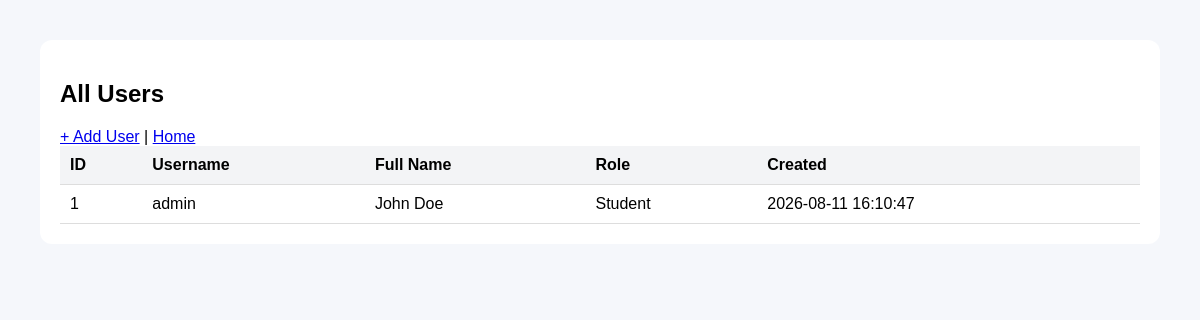
/users, run on an earlier commit of the app's database.
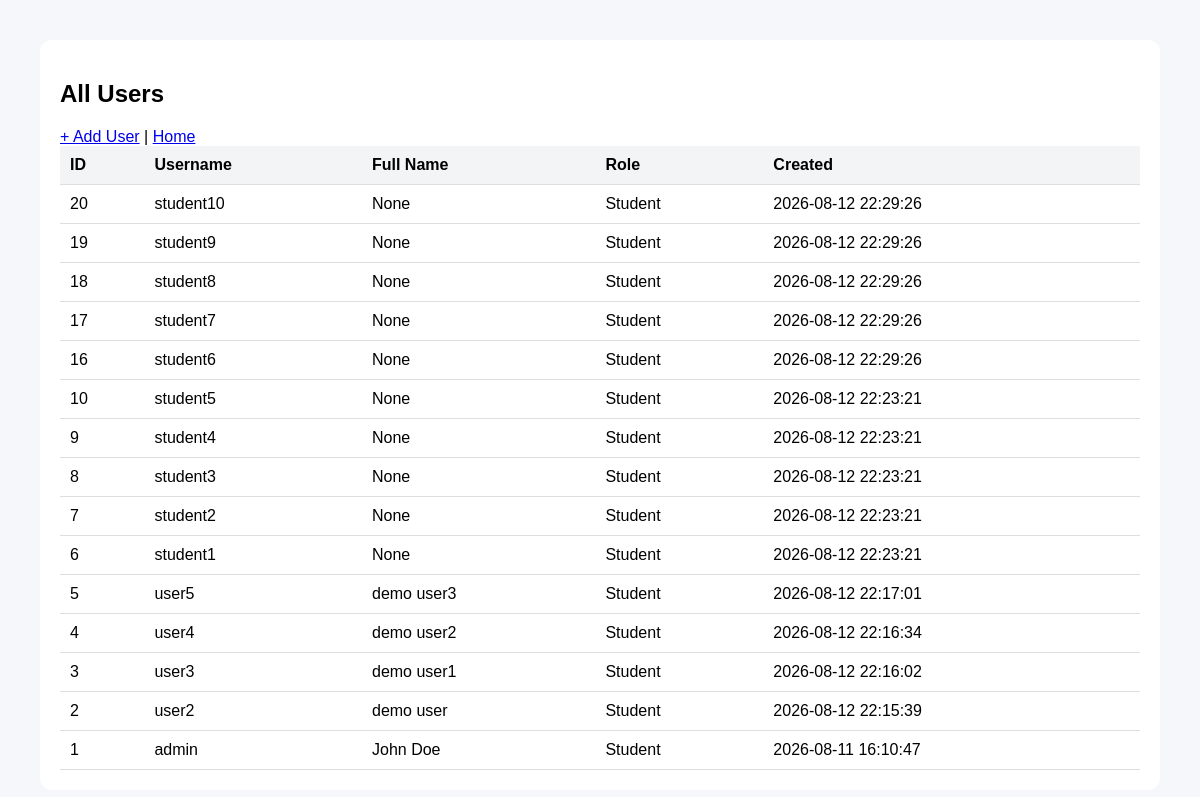
And on a later commit of the database.
### tables this page shows
CREATE TABLE Users (
        user_id INTEGER PRIMARY KEY AUTOINCREMENT,
        username TEXT UNIQUE NOT NULL,
        full_name TEXT,
        password_hash TEXT,
        role TEXT CHECK(role IN ('Student','Teacher','Admin')),
        created_at TIMESTAMP DEFAULT CURRENT_TIMESTAMP
    );

### app.py (the view)
@app.route("/users")
def users_list():
    conn = get_db()
    users = conn.execute("SELECT * FROM Users ORDER BY user_id DESC").fetchall()
    conn.close()
    return render_template("users.html", users=users)

### app.py (called while the page is built)
def get_db():
    conn = sqlite3.connect(DB_PATH)
    conn.row_factory = sqlite3.Row
    return conn

### templates/users.html (shortened to what this page needs)
<!doctype html>
<html>
  <head>
  </head>
  <body>
    <div class="card">
      <h2>All Users</h2>
      <a href="/add_user">+ Add User</a> | <a href="/">Home</a>
      <table>
        <tr>
          <th>ID</th>
          <th>Username</th>
          <th>Full Name</th>
          <th>Role</th>
          <th>Created</th>
        </tr>
        {% for u in users %}
        <tr>
          <td>{{ u['user_id'] }}</td>
          <td>{{ u['username'] }}</td>
          <td>{{ u['full_name'] }}</td>
          <td>{{ u['role'] }}</td>
          <td>{{ u['created_at'] }}</td>
        </tr>
        {% endfor %}
      </table>
    </div>
  </body>
</html>

### templates/users.html (style rules this page uses)
body { font-family: Arial; margin: 40px; background: #f5f7fb; }
.card { background: white; padding: 20px; border-radius: 12px; }
table { width: 100%; border-collapse: collapse; }
th, td { padding: 10px; border-bottom: 1px solid #ddd; text-align: left; }
th { background: #f3f4f6; }

What changed in the data, as far as the page shows it:
added Users: user_id "20", username "student10", full_name "None", role "Student", created_at "2026-08-12 22:29:26"
added Users: user_id "19", username "student9", full_name "None", role "Student", created_at "2026-08-12 22:29:26"
added Users: user_id "18", username "student8", full_name "None", role "Student", created_at "2026-08-12 22:29:26"
added Users: user_id "17", username "student7", full_name "None", role "Student", created_at "2026-08-12 22:29:26"
added Users: user_id "16", username "student6", full_name "None", role "Student", created_at "2026-08-12 22:29:26"
added Users: user_id "10", username "student5", full_name "None", role "Student", created_at "2026-08-12 22:23:21"
added Users: user_id "9", username "student4", full_name "None", role "Student", created_at "2026-08-12 22:23:21"
added Users: user_id "8", username "student3", full_name "None", role "Student", created_at "2026-08-12 22:23:21"
added Users: user_id "7", username "student2", full_name "None", role "Student", created_at "2026-08-12 22:23:21"
added Users: user_id "6", username "student1", full_name "None", role "Student", created_at "2026-08-12 22:23:21"
added Users: user_id "5", username "user5", full_name "demo user3", role "Student", created_at "2026-08-12 22:17:01"
added Users: user_id "4", username "user4", full_name "demo user2", role "Student", created_at "2026-08-12 22:16:34"
added Users: user_id "3", username "user3", full_name "demo user1", role "Student", created_at "2026-08-12 22:16:02"
added Users: user_id "2", username "user2", full_name "demo user", role "Student", created_at "2026-08-12 22:15:39"
